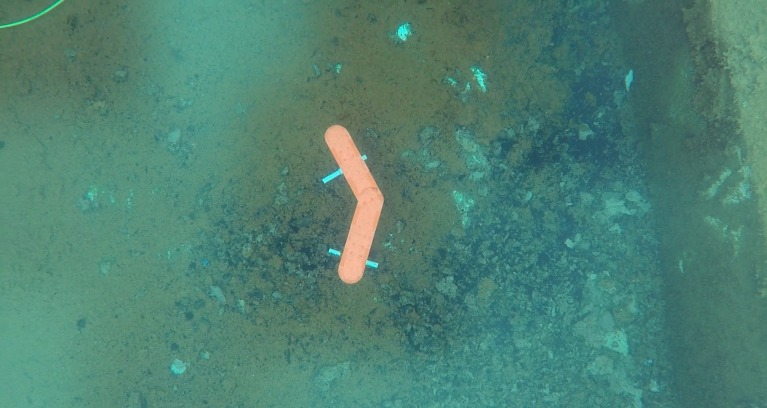
#> input picture right.jpg, 767 x 408 px
$ python arrow_detection.py
#> lines starting #> are read from the running program, lines starting #| are printed output that depends on the picture; after the words box and inside, x2 and y2 are one past the last pixel; in counts of white or black regions, pixels touching at a corner belong together; long printed decimals are rounded
import cv2
import numpy as np


image = cv2.imread('right.jpg')
#> image is the input picture: shape (408, 767, 3); mean B, G, R 114.4, 129.2, 78.6

def create_mask(image):

    hsv_image = cv2.cvtColor(image, cv2.COLOR_BGR2HSV)
#> hsv_image: shape (408, 767, 3); mean H, S, V 79.1, 102.9, 130.1

    lower_red = np.array([0, 50, 50])
    upper_red = np.array([10, 255, 255])


    mask = cv2.inRange(hsv_image, lower_red, upper_red)
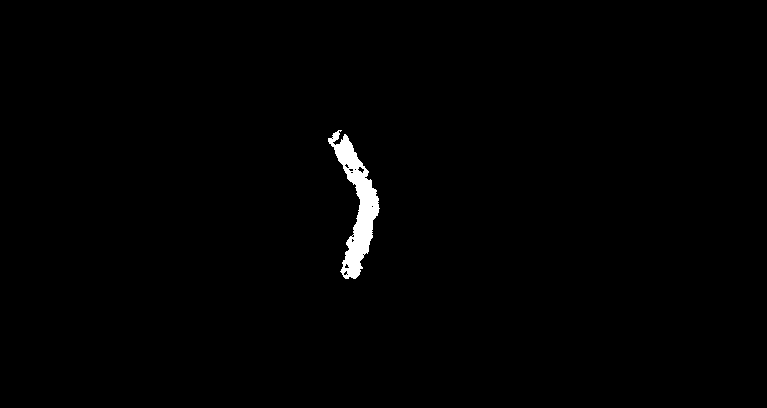
#> mask: shape (408, 767); 0.89% white; 1 white region

    return mask


#gray = cv2.cvtColor(image, cv2.COLOR_BGR2GRAY)

blurred_image = cv2.GaussianBlur(image,(9,9),0)

arrow_mask = create_mask(blurred_image)


contours, _ = cv2.findContours(arrow_mask, cv2.RETR_EXTERNAL, cv2.CHAIN_APPROX_SIMPLE)
#> contours = 1 contour; box (x1, y1, x2, y2) and area: (328, 130, 380, 279) 2657

contour_image = np.zeros_like(blurred_image)

cv2.drawContours(blurred_image, contours, -1, (0,255,0), 2)
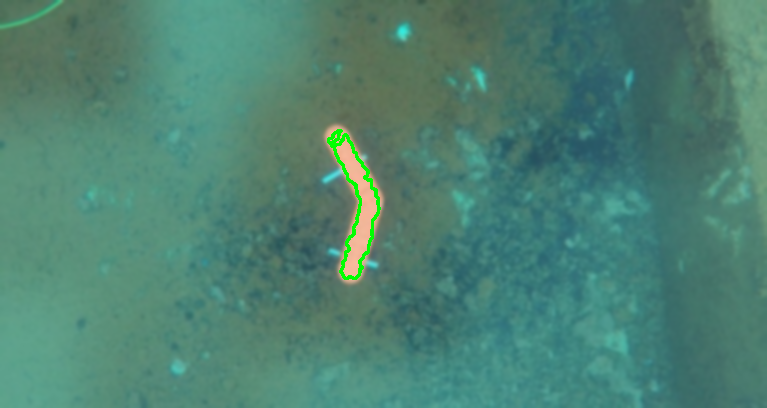
#> blurred_image: shape (408, 767, 3); mean B, G, R 113.7, 129.5, 77.6
cv2.drawContours(contour_image, contours, -1, (0,255,0), 2)


largest_contour = max(contours, key=cv2.contourArea)
#> largest_contour = contour of 242 points, box (x1, y1, x2, y2) (328, 130, 380, 279), area 2657


rect = cv2.minAreaRect(largest_contour)
#> rect = ((356.1, 203.1), (44.63, 148.9), -5.27)

print(rect)
#| ((356.141, 203.110), (44.626, 148.936), -5.274)

angle = rect[2]
#> angle = -5.27

print(f"Angle of the arrow with respect to horizontal: {angle} degrees")
#| Angle of the arrow with respect to horizontal: -5.274 degrees

for contour in contours:
    x, y, w, h = cv2.boundingRect(contour)

    cv2.rectangle(blurred_image, (x, y), (x + w, y + h), (255, 0, 0), 2)
    cv2.rectangle(contour_image,(x, y), (x + w, y + h), (255, 0, 0), 2)
#> this loop made 1 pass
#> (x, y, w, h) on pass 1: (328, 130, 52, 149)
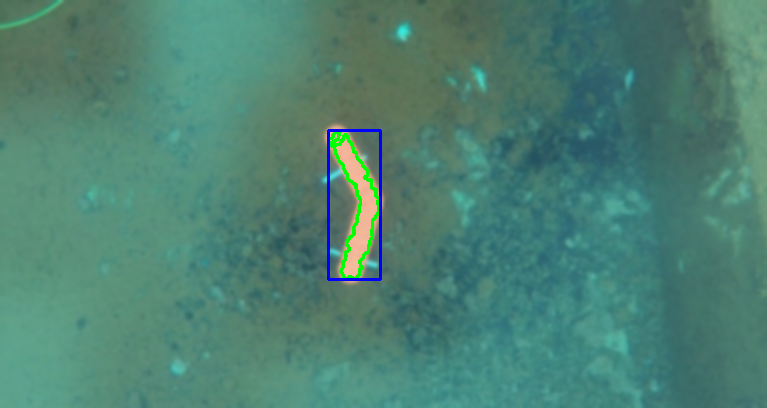
#> blurred_image: shape (408, 767, 3); 0.38% of pixels changed, all inside (x1, y1, x2, y2) = (327, 129, 382, 281)
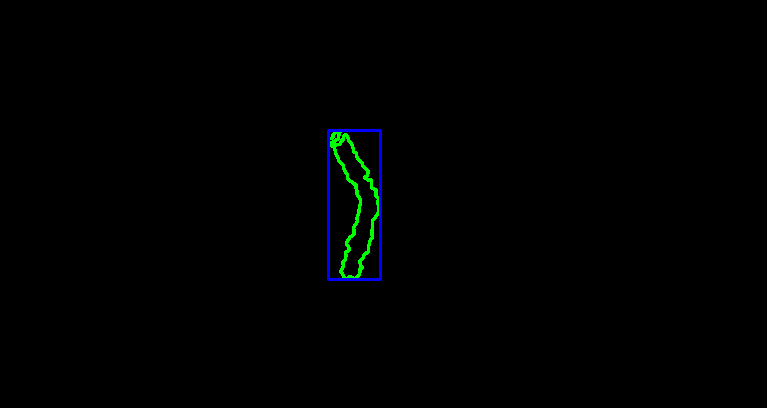
#> contour_image: shape (408, 767, 3); mean of channels 0, 1, 2 1, 1.1, 0; drawn as B, G, R


cv2.imshow('original image', image)
cv2.imshow('Mask', arrow_mask)
cv2.imshow('Blurred_image',blurred_image)
cv2.imshow('Detection',contour_image)

cv2.waitKey(0)
cv2.destroyAllWindows()
